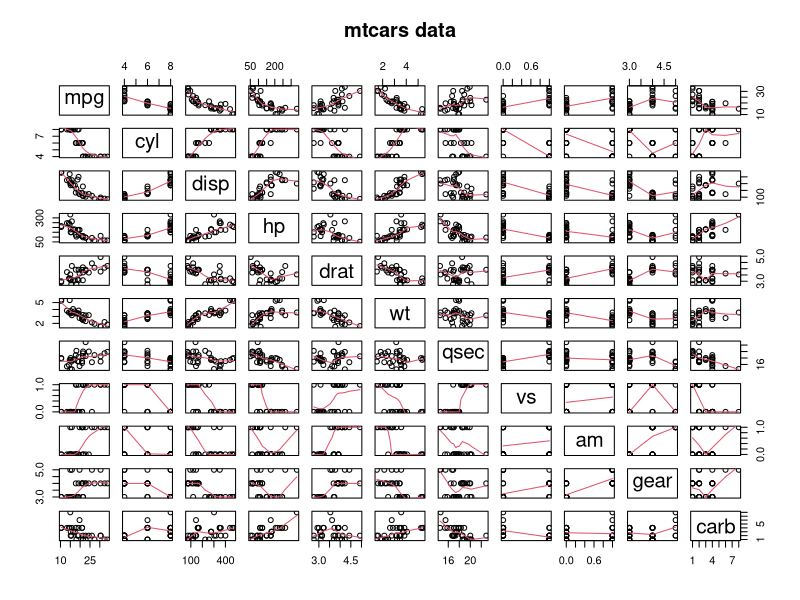
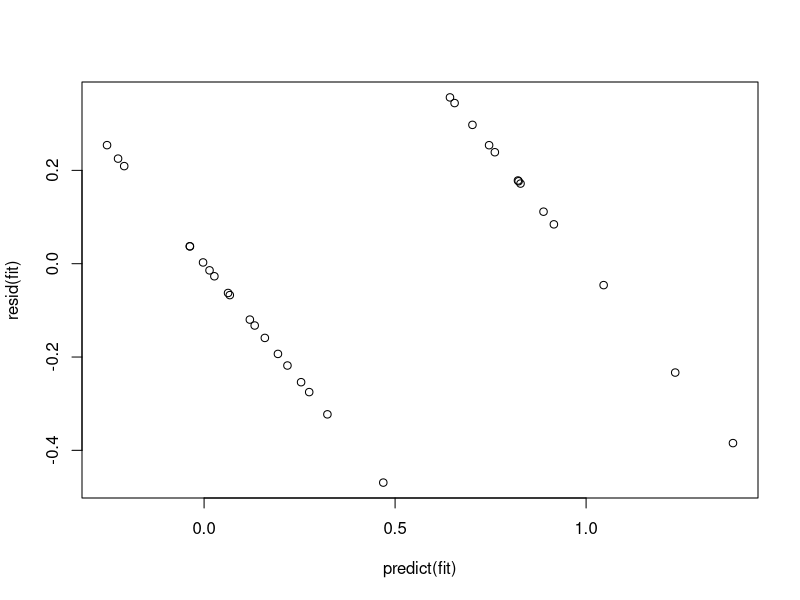
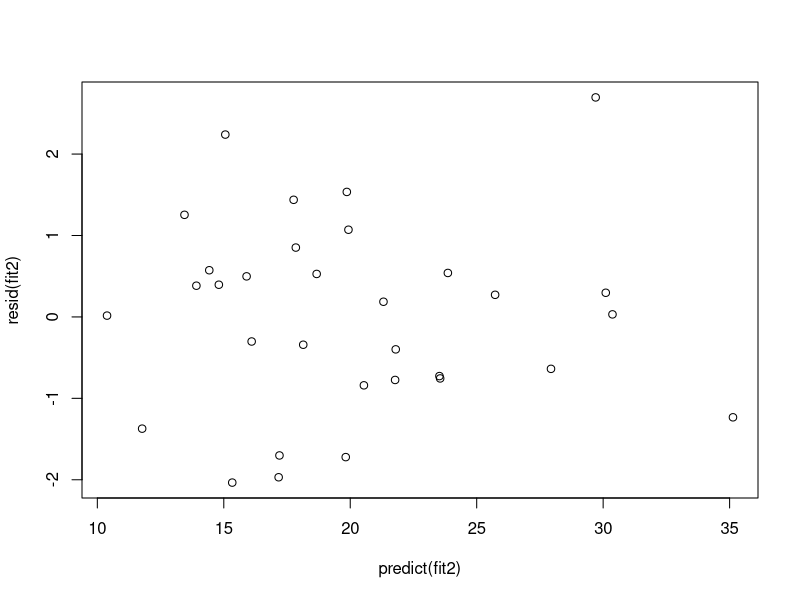

Write R code to recreate these figures, in order. (Note: this script raises an error after producing the figures.)
data(mtcars)

names(mtcars)
str(mtcars)

#try to find first correlations
pairs(mtcars, panel=panel.smooth, main="mtcars data")


summary(lm(am ~ ., data = mtcars))
fit <- lm(am ~ ., data = mtcars)
plot(predict(fit), resid(fit))
dfbetas(fit)
anova(fit) #anova reveals variance relation between values

summary(lm(mpg ~ am*. -1, data = mtcars))
fit2 <- lm(mpg ~ am*., data = mtcars)
plot(predict(fit2), resid(fit2))
anova(fit2) #anova reveals variance relation between values

#Relevant columns: mpg, am
#[, 9]         am	 Transmission (0 = automatic, 1 = manual)

####http://www.jerrydallal.com/lhsp/reginter.htm

#Try to identify necessary fields
#Adding 1 value
comparative <- function(model, exception){
        
        print(coef(model))
        for (i in 2:11){
                relevants <- c()
                if (!(colnames(mtcars)[i] %in% exception)){
                        print("----------------------------------------------------------------------------------")
                        print(colnames(mtcars)[i])
                        model.test <- with(mtcars, lm(mpg ~ am + mtcars[,i]))
                        print(coef(model.test))
                        print(anova(model, model.test))
                        if (anova(model, model.test)[2,6]< 0.05) {
                                print (paste(colnames(mtcars)[i], " is relevant"))
                                relevans <- rbind(relevants, colnames(mtcars)[i])
                                
                        }
                        else
                                print (paste(colnames(mtcars)[i], " is NOT relevant"))
                }
                
        }
        print(relevants)
}

model <- with(mtcars, lm(mpg ~ am))
comparative(model, c("am"))

anova(model, model.Disp)[2,6]
anova(model, model.Cyl)
anova(model, model.Hp)
anova(model, model.Drat) #Pr(>F) 0.0107 *
anova(model, model.Weight)
anova(model, model.Qsec)
anova(model, model.Gear) #Not interesting P > 0.9651



plot(mtcars$am, mtcars$mpg, pch=19)
lines(mtcars$am,model$fitted, col="black", lwd=3) 


modelAutomatic <- with(mtcars, lm(mpg[mtcars$am ==0] ~ am[mtcars$am ==0]))
modelManual <- with(mtcars, lm(mpg[mtcars$am ==1] ~ am[mtcars$am ==1]))

plot(mtcars$am, mtcars$mpg, pch=19)
points(mtcars$am, mtcars$mpg, pch=19, col=((mtcars$am==0)*1+1))
lines(mtcars$am[mtcars$am ==0],modelAutomatic$fitted, col="black", lwd=3) 
lines(mtcars$am[mtcars$am ==1],modelManual$fitted, col="red", lwd=3)

pairs(mtcars)



automatic <- mtcars[mtcars$am==0,]
automatic.Model <- lm(mpg ~ cyl, data = automatic)
summary(automatic.Model)
plot(automatic.Model)

manual <- mtcars[mtcars$am==1,]
manual.Model <- lm(mpg ~ cyl, data = manual)
summary(manual.Model)

mean(automatic$mpg)
summary(automatic$cyl)
str(automatic$cyl)

mean(manual$mpg)
summary(automatic$cyl)